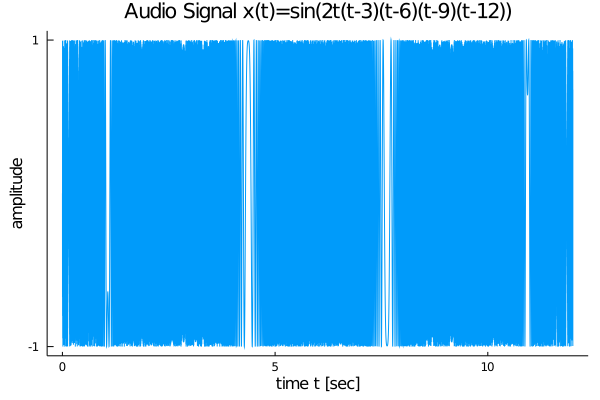

Reproduce this figure in Julia.
# signal.jl
##########################
fs=Int(1000);
Ts=1/fs;
N=Int(12000);
T=N/fs;
#t=(0:Int(N-1))*Ts;

x=zeros(Float64, N)
for m=1:N
    x[m]=sin(2*Ts*(m-1)*(Ts*(m-1)-3)*(Ts*(m-1)-6)*(Ts*(m-1)-9)*(Ts*(m-1)-12))
end

using Plots


plot(x, 
    xaxis="n = 0, 1, 2, ..., N-1", 
    yaxis="amplitude x[n]", 
    title="Discrete time signal x(t)=sin(2t(t-3)(t-6)(t-9)(t-12))", 
    grid=false, 
    legend=false)
plot!(xticks = ([0 5000 10000;], [0, 5000, 10000]))
plot!(yticks = ([-1 1;], [-1, 1]))

plot(x, 
    xaxis="time t [sec]", 
    yaxis="amplitude", 
    title="Audio Signal x(t)=sin(2t(t-3)(t-6)(t-9)(t-12))", 
    grid=false, 
    legend=false)
plot!(xticks = ([0 5000 10000;], [0, 5, 10]))
plot!(yticks = ([-1 1;], [-1, 1]))
savefig("signal.png") 
